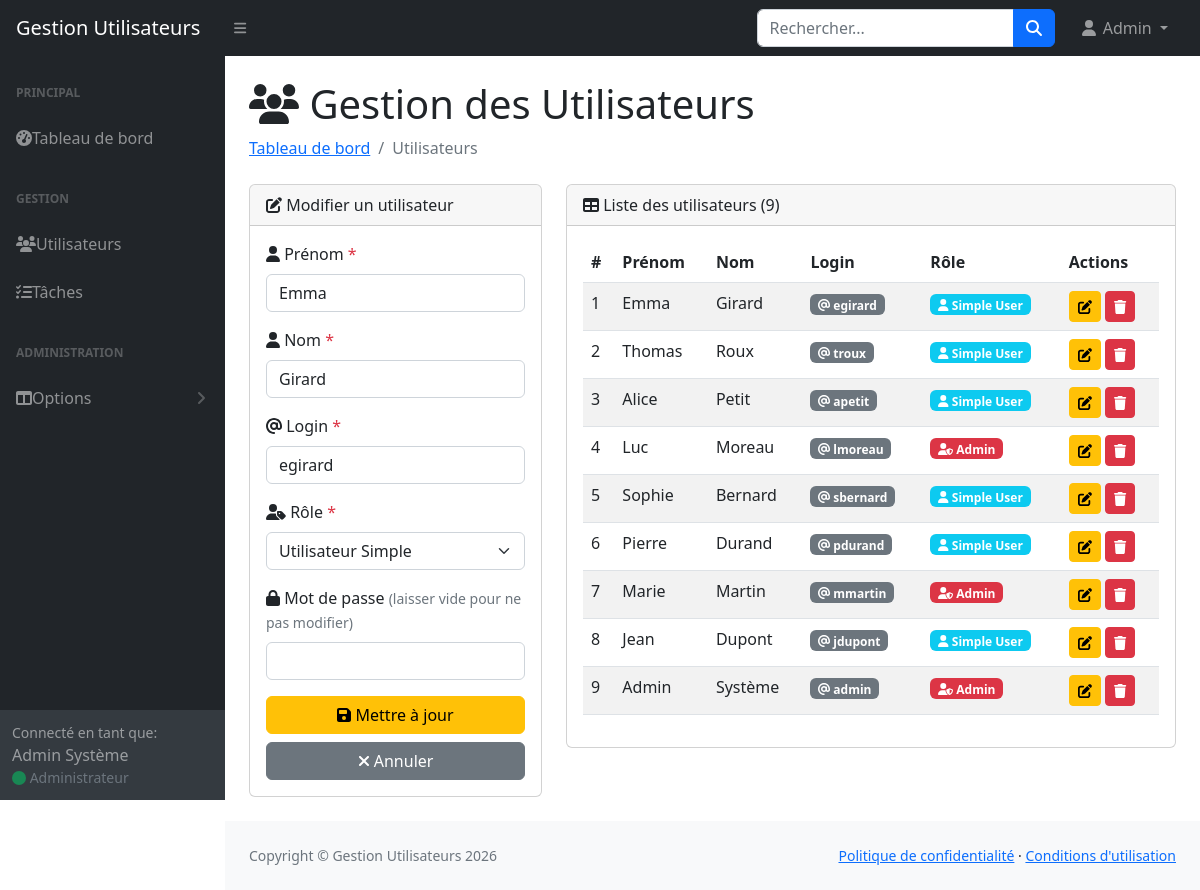
Page /indexUser.php?action=modifier&id=9 (signed in) on the committed database.
### tables this page shows
CREATE TABLE IF NOT EXISTS utilisateurs (
    id INT AUTO_INCREMENT PRIMARY KEY,
    prenom VARCHAR(100) NOT NULL,
    nom VARCHAR(100) NOT NULL,
    login VARCHAR(50) NOT NULL UNIQUE,
    password_hash VARCHAR(255) NOT NULL,
    role ENUM('admin', 'simple_user') NOT NULL DEFAULT 'simple_user',
    date_creation TIMESTAMP DEFAULT CURRENT_TIMESTAMP,
    date_modification TIMESTAMP DEFAULT CURRENT_TIMESTAMP ON UPDATE CURRENT_TIMESTAMP
);

### config/db.php (called while the page is built, shortened)
<?php
$options = [
    PDO::ATTR_ERRMODE            => PDO::ERRMODE_EXCEPTION,
    PDO::ATTR_DEFAULT_FETCH_MODE => PDO::FETCH_ASSOC,
    PDO::ATTR_EMULATE_PREPARES   => false,
];
try {
    $dsn = "mysql:host=" . DB_HOST . ";dbname=" . DB_NAME . ";charset=" . DB_CHARSET;
    $pdo = new PDO($dsn, DB_USER, DB_PASS, $options);
} catch (PDOException $e) {
    die("Erreur de connexion à la base de données. Veuillez contacter l'administrateur.");
}
function executeQuery($sql, $params = []) {
    global $pdo;
    try {
        $stmt = $pdo->prepare($sql);
        $stmt->execute($params);
        return $stmt;
    } catch (PDOException $e) {
        error_log("Erreur SQL: " . $e->getMessage());
        throw new Exception("Une erreur est survenue lors de l'exécution de la requête.");
    }
}
?>

### indexUser.php (the view, shortened to what this page needs)
<?php
require_once 'config/db.php';
require_once 'includes/header.php';
try {
    $sql = "SELECT id, prenom, nom, login, role FROM utilisateurs ORDER BY id DESC";
    $stmt = executeQuery($sql);
    $Utilisateurs = $stmt->fetchAll();
} catch (Exception $e) {
    $Utilisateurs = [];
    $error_message = "Erreur lors de la récupération des utilisateurs.";
}
$editMode = false;
$userToEdit = null;
if (isset($_GET['action']) && $_GET['action'] === 'modifier' && isset($_GET['id'])) {
    $editMode = true;
    $userId = (int)$_GET['id'];
    try {
        $sql = "SELECT id, prenom, nom, login, role FROM utilisateurs WHERE id = :id";
        $stmt = executeQuery($sql, ['id' => $userId]);
        $userToEdit = $stmt->fetch();
    } catch (Exception $e) {
        $editMode = false;
    }
}
?>
<?php require_once 'includes/sidebar.php'; ?>
<div class="container-fluid px-4">
    <h1 class="mt-4"><i class="fas fa-users"></i> Gestion des Utilisateurs</h1>
    <ol class="breadcrumb mb-4">
        <li class="breadcrumb-item"><a href="index.php">Tableau de bord</a></li>
        <li class="breadcrumb-item active">Utilisateurs</li>
    </ol>
    <div class="row">
        <div class="col-xl-4">
            <div class="card mb-4">
                <div class="card-header">
                    <i class="fas fa-<?= $editMode ? 'edit' : 'user-plus' ?>"></i>
                    <?= $editMode ? 'Modifier un utilisateur' : 'Ajouter un utilisateur' ?>
                </div>
                <div class="card-body">
                    <form method="POST" action="traitements/action.php">
                        <div class="mb-3">
                            <label for="prenom" class="form-label">
                                <i class="fas fa-user"></i> Prénom <span class="text-danger">*</span>
                            </label>
                            <input type="text" class="form-control" id="prenom" name="prenom"
                                   value="<?= $editMode && $userToEdit ? htmlspecialchars($userToEdit['prenom']) : '' ?>"
                                   required>
                        </div>
                        <div class="mb-3">
                            <label for="nom" class="form-label">
                                <i class="fas fa-user"></i> Nom <span class="text-danger">*</span>
                            </label>
                            <input type="text" class="form-control" id="nom" name="nom"
                                   value="<?= $editMode && $userToEdit ? htmlspecialchars($userToEdit['nom']) : '' ?>"
                                   required>
                        </div>
                        <div class="mb-3">
                            <label for="login" class="form-label">
                                <i class="fas fa-at"></i> Login <span class="text-danger">*</span>
                            </label>
                            <input type="text" class="form-control" id="login" name="login"
                                   value="<?= $editMode && $userToEdit ? htmlspecialchars($userToEdit['login']) : '' ?>"
                                   required>
                        </div>
                        <div class="mb-3">
                            <label for="role" class="form-label">
                                <i class="fas fa-user-tag"></i> Rôle <span class="text-danger">*</span>
                            </label>
                            <select class="form-select" id="role" name="role" required>
                                <option value="simple_user" <?= ($editMode && $userToEdit && $userToEdit['role'] === 'simple_user') ? 'selected' : '' ?>>
                                    Utilisateur Simple
                                </option>
                            </select>
                        </div>
                        <div class="mb-3">
                            <label for="password" class="form-label">
                                <i class="fas fa-lock"></i> Mot de passe
                                <?php if (!$editMode): ?>
                                    <span class="text-danger">*</span>
                                <?php else: ?>
                                    <span class="text-muted small">(laisser vide pour ne pas modifier)</span>
                                <?php endif; ?>
                            </label>
                            <input type="password" class="form-control" id="password" name="password"
                                   <?= !$editMode ? 'required' : '' ?>>
                        </div>
                        <div class="d-grid gap-2">
                            <button type="submit" class="btn btn-<?= $editMode ? 'warning' : 'primary' ?>">
                                <i class="fas fa-<?= $editMode ? 'save' : 'plus' ?>"></i>
                                <?= $editMode ? 'Mettre à jour' : 'Ajouter' ?>
                            </button>
                            <?php if ($editMode): ?>
                                <a href="indexUser.php" class="btn btn-secondary">
                                    <i class="fas fa-times"></i> Annuler
                                </a>
                            <?php endif; ?>
                        </div>
                    </form>
                </div>
            </div>
        </div>
        <div class="col-xl-8">
            <div class="card mb-4">
                <div class="card-header">
                    <i class="fas fa-table"></i>
                    Liste des utilisateurs (<?= count($Utilisateurs) ?>)
                </div>
                <div class="card-body">
                    <table class="table table-striped table-hover">
                        <thead>
                            <tr>
                                <th>#</th>
                                <th>Prénom</th>
                                <th>Nom</th>
                                <th>Login</th>
                                <th>Rôle</th>
                                <th>Actions</th>
                            </tr>
                        </thead>
                        <tbody>
                            <?php if (empty($Utilisateurs)): ?>
                                <tr>
                                    <td colspan="6" class="text-center text-muted">
                                        <i class="fas fa-inbox"></i> Aucun utilisateur trouvé
                                    </td>
                                </tr>
                            <?php else: ?>
                                <?php $counter = 1; ?>
                                <?php foreach ($Utilisateurs as $u): ?>
                                    <tr>
                                        <td><?= $counter++ ?></td>
                                        <td><?= htmlspecialchars($u['prenom']) ?></td>
                                        <td><?= htmlspecialchars($u['nom']) ?></td>
                                        <td>
                                            <span class="badge bg-secondary">
                                                <i class="fas fa-at"></i> <?= htmlspecialchars($u['login']) ?>
                                            </span>
                                        </td>
                                        <td>
                                            <?php if ($u['role'] === 'admin'): ?>
                                                <span class="badge bg-danger">
                                                    <i class="fas fa-user-shield"></i> Admin
                                                </span>
                                            <?php else: ?>
                                                <span class="badge bg-info">
                                                    <i class="fas fa-user"></i> Simple User
                                                </span>
                                            <?php endif; ?>
                                        </td>
                                        <td>
                                            <a href="indexUser.php?action=modifier&id=<?= $u['id'] ?>"
                                               class="btn btn-sm btn-warning"
                                               title="Modifier">
                                                <i class="fas fa-edit"></i>
                                            </a>
                                            <a href="traitements/action.php?action=supprimer&id=<?= $u['id'] ?>"
                                               class="btn btn-sm btn-danger"
                                               title="Supprimer"
                                               onclick="return confirm('Êtes-vous sûr de vouloir supprimer cet utilisateur ?');">
                                                <i class="fas fa-trash"></i>
                                            </a>
                                        </td>
                                    </tr>
                                <?php endforeach; ?>
                            <?php endif; ?>
                        </tbody>
                    </table>
                </div>
            </div>
        </div>
    </div>
</div>
<?php require_once 'includes/footer.php'; ?>

### rows in the picture
utilisateurs: prenom "Emma", nom "Girard", login "egirard", role "Utilisateur Simple", shows "Simple User"
utilisateurs: prenom "Thomas", nom "Roux", login "troux", role "simple_user" (drawn)
utilisateurs: prenom "Alice", nom "Petit", login "apetit", role "simple_user" (drawn)
utilisateurs: prenom "Luc", nom "Moreau", login "lmoreau", role "admin" (drawn)
utilisateurs: prenom "Sophie", nom "Bernard", login "sbernard", role "simple_user" (drawn)
utilisateurs: prenom "Pierre", nom "Durand", login "pdurand", role "simple_user" (drawn)
utilisateurs: prenom "Marie", nom "Martin", login "mmartin", role "admin" (drawn)
utilisateurs: prenom "Jean", nom "Dupont", login "jdupont", role "simple_user" (drawn)
utilisateurs: prenom "Admin", nom "Système", login "admin", role "admin" (drawn)

### other values in the picture
$_SESSION['user_prenom'] "Admin"
$_SESSION['user_nom'] "Système"
count($Utilisateurs) "9"
